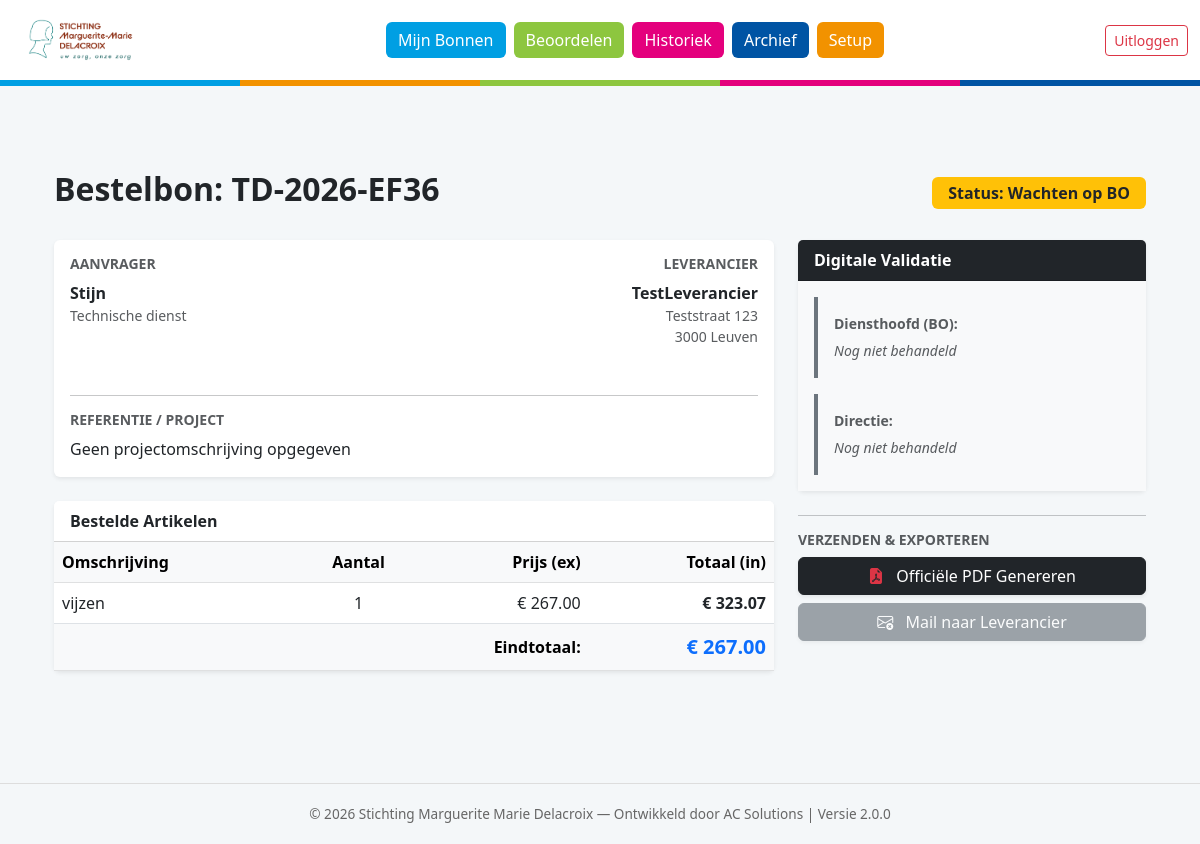
The page /order/3 (signed in) on the database as committed earlier.
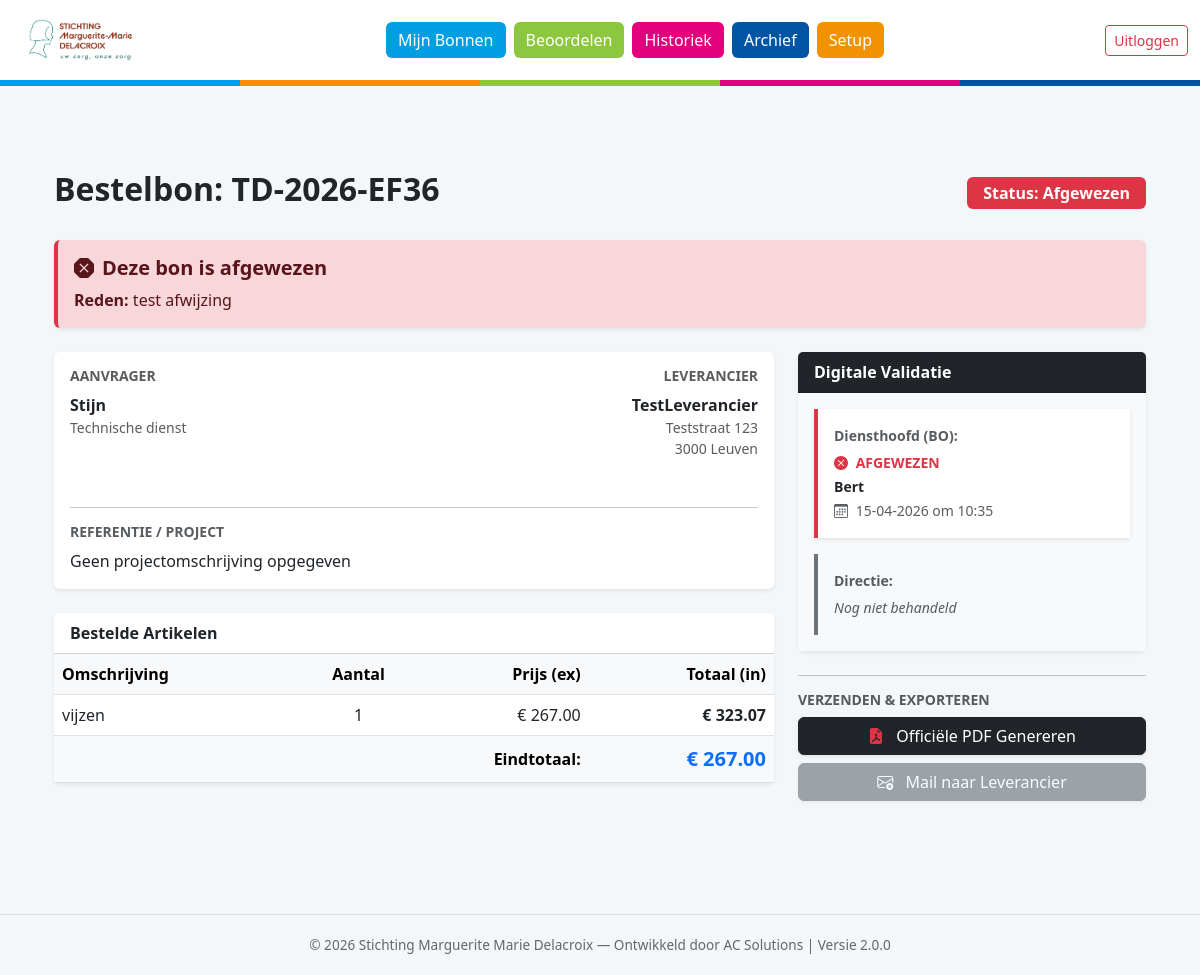
The same page on the database as committed later.
### models.py (models this page shows)
class Order(db.Model):
    id = db.Column(db.Integer, primary_key=True)
    order_number = db.Column(db.String(50), unique=True)
    created_at = db.Column(db.DateTime, default=datetime.utcnow)
    status = db.Column(db.String(30), default='Concept')
    reference = db.Column(db.String(200))
    total_amount = db.Column(db.Float, default=0.0)
    user_id = db.Column(db.Integer, db.ForeignKey('user.id'))
    supplier_id = db.Column(db.Integer, db.ForeignKey('supplier.id'))
    attachment_filename = db.Column(db.String(255))
    rejection_reason = db.Column(db.Text)
    notify_on_update = db.Column(db.Boolean, default=True)
    notification_type = db.Column(db.String(20), default='Final')
    bo_approval_code = db.Column(db.String(50))
    bo_approval_date = db.Column(db.DateTime)
    bo_name = db.Column(db.String(100))
    dir_approval_code = db.Column(db.String(50))
    dir_approval_date = db.Column(db.DateTime)
    dir_name = db.Column(db.String(100))
    supplier = db.relationship('Supplier', backref='orders', lazy=True)
    lines = db.relationship('OrderLine', backref='order', lazy=True)
    attachments = db.relationship('Attachment', backref='order', lazy=True)

### app.py (the view)
@app.route('/order/<int:order_id>')
@login_required
def order_detail(order_id):
    return render_template('order_detail.html', order=Order.query.get_or_404(order_id))

### app.py (called while the page is built)
@login_manager.user_loader
def load_user(user_id):
    return User.query.get(int(user_id))

### templates/order_detail.html (shortened to what the changed rows need)
{% extends "base.html" %}
{% block content %}
<div class="container pb-5">
    <div class="d-flex justify-content-between align-items-center mb-4">
        <h2 class="fw-bold">Bestelbon: {{ order.order_number }}</h2>
        <span class="badge {% if order.status == 'Goedgekeurd' %}bg-success{% elif order.status == 'Afgewezen' %}bg-danger{% else %}bg-warning text-dark{% endif %} fs-6 px-3 py-2">
            Status: {{ order.status }}
        </span>
    </div>
    {% if order.status == 'Afgewezen' %}
    <div class="alert alert-danger shadow-sm mb-4 border-0 border-start border-danger border-4">
        <h5 class="fw-bold"><i class="bi bi-x-octagon-fill me-2"></i>Deze bon is afgewezen</h5>
        <p class="mb-0"><strong>Reden:</strong> {{ order.rejection_reason }}</p>
    </div>
    {% endif %}
    <div class="row">
        <div class="col-md-8">
            <div class="card shadow-sm mb-4 border-0">
                <div class="card-body">
                    <div class="row">
                        <div class="col-md-6 mb-3 text-start">
                        </div>
                        <div class="col-md-6 mb-3 text-md-end">
                        </div>
                    </div>
                    <hr>
                    <h6 class="text-muted small fw-bold text-uppercase">Referentie / Project</h6>
                    <p class="mb-0">{{ order.reference or 'Geen projectomschrijving opgegeven' }}</p>
                </div>
            </div>
            <div class="card shadow-sm border-0">
                <div class="card-body p-0">
                    <div class="table-responsive">
                        <table class="table mb-0">
                            <thead class="table-light">
                                <tr><th>Omschrijving</th><th class="text-center">Aantal</th><th class="text-end">Prijs (ex)</th><th class="text-end">Totaal (in)</th></tr>
                            </thead>
                            <tfoot class="table-light">
                                <tr><td colspan="3" class="text-end fw-bold">Eindtotaal:</td><td class="text-end fw-bold text-primary fs-5">€ {{ "%.2f"|format(order.total_amount) }}</td></tr>
                            </tfoot>
                        </table>
                    </div>
                </div>
            </div>
        </div>
        <div class="col-md-4">
            <div class="card shadow-sm mb-4 border-0">
                <div class="card-body bg-light">
                    <div class="mb-3 p-3 border-start border-4 {% if order.bo_approval_code == 'AFGEWEZEN' %}border-danger bg-white shadow-sm{% elif order.bo_approval_code %}border-success bg-white shadow-sm{% else %}border-secondary{% endif %}">
                        <small class="text-muted d-block small fw-bold mb-1">Diensthoofd (BO):</small>
                        {% if order.bo_approval_code == 'AFGEWEZEN' %}
                            <strong class="text-danger small"><i class="bi bi-x-circle-fill me-1"></i> AFGEWEZEN</strong><br>
                            <span class="small fw-bold">{{ order.bo_name }}</span><br>
                            <span class="small text-muted"><i class="bi bi-calendar3 me-1"></i> {{ order.bo_approval_date.strftime('%d-%m-%Y om %H:%M') }}</span>
                        {% else %}
                            <span class="text-muted small fst-italic">Nog niet behandeld</span>
                        {% endif %}
                    </div>
                </div>
            </div>
        </div>
    </div>
</div>
{% endblock %}

Rows that differ between the two databases and show on the page:
changed Order "Geen projectomschrijving opgegeven": status "Wachten op BO" → "Afgewezen"; rejection_reason (not shown) → "test afwijzing"; bo_approval_code empty → "AFGEWEZEN" (drawn); bo_name (not shown) → "Bert"; bo_approval_date (not shown) → "15-04-2026 om 10:35"
Other text that changed with them:
text no longer shown: "Nog niet behandeld"
text now shown: "Deze bon is afgewezen Reden: AFGEWEZEN"
